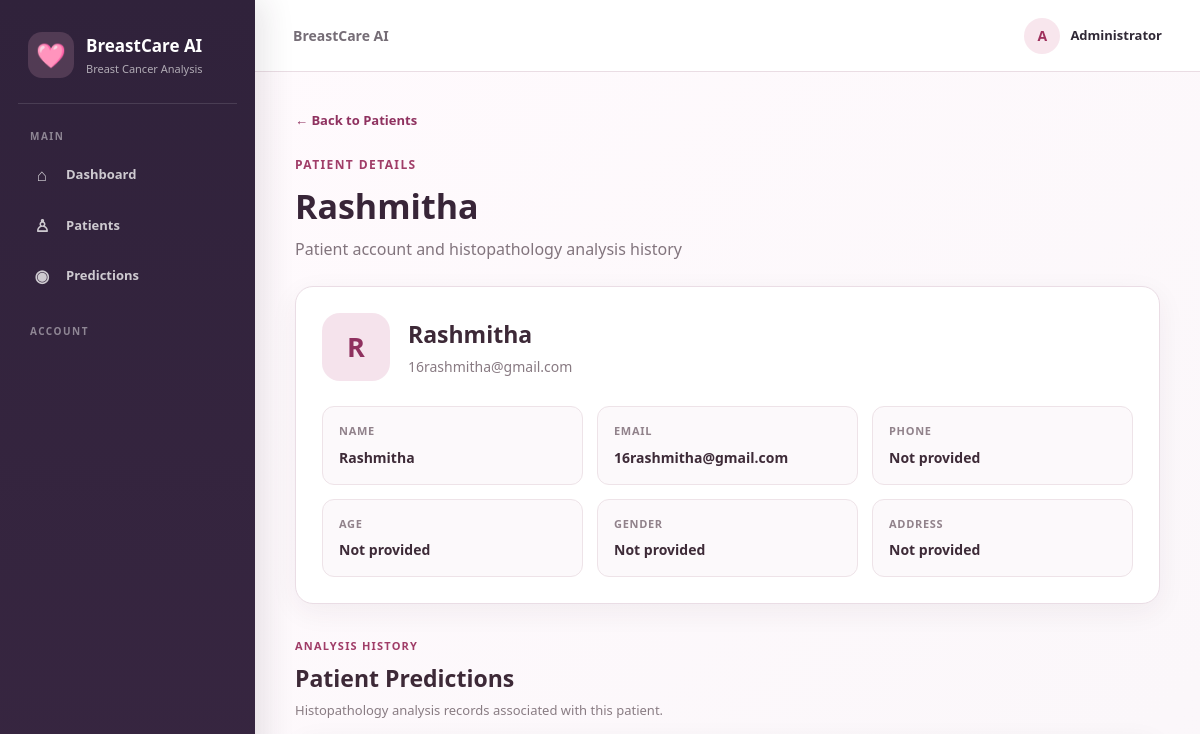
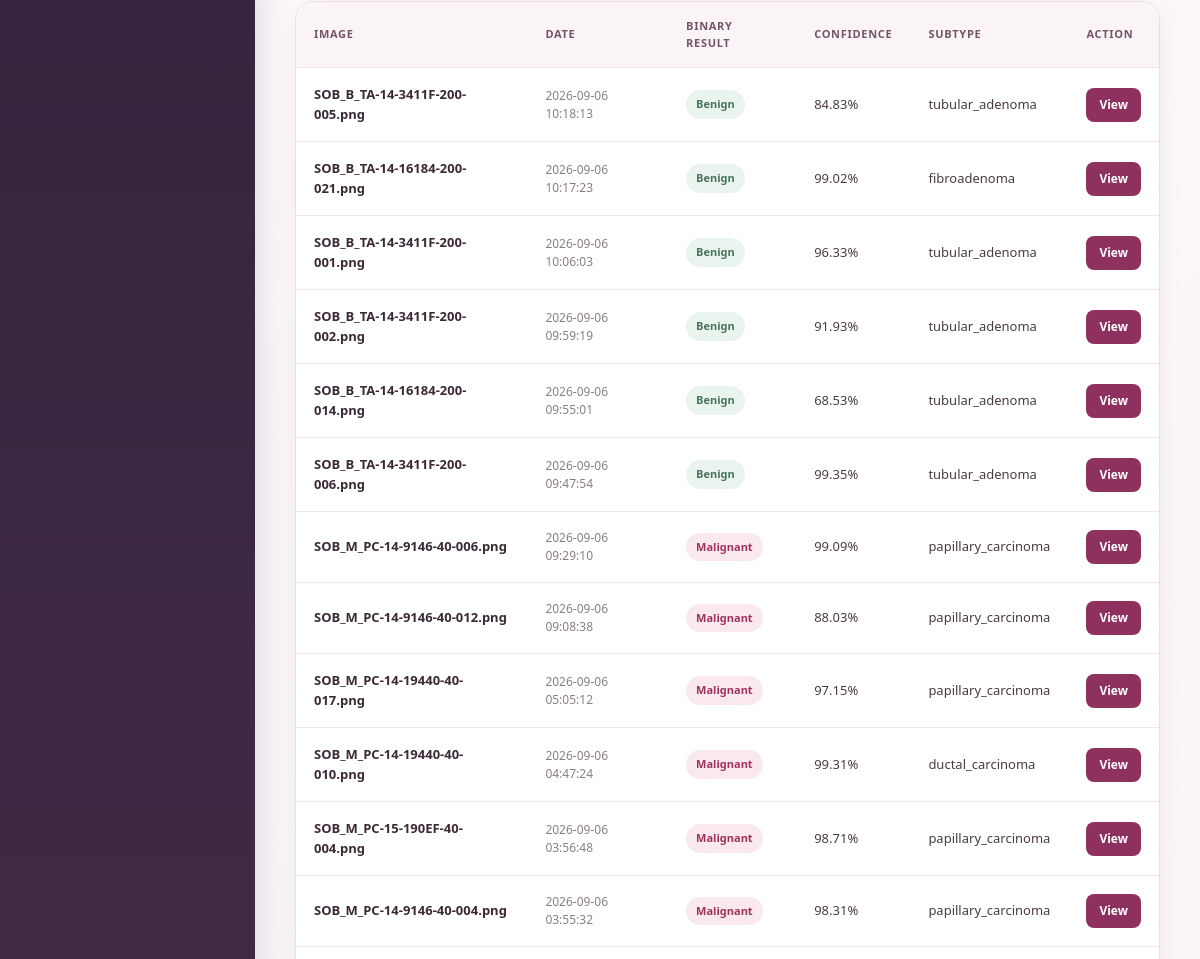
Page /admin/patient/4 (signed in, upper part) on the earlier database version (2 pictures, top to bottom).
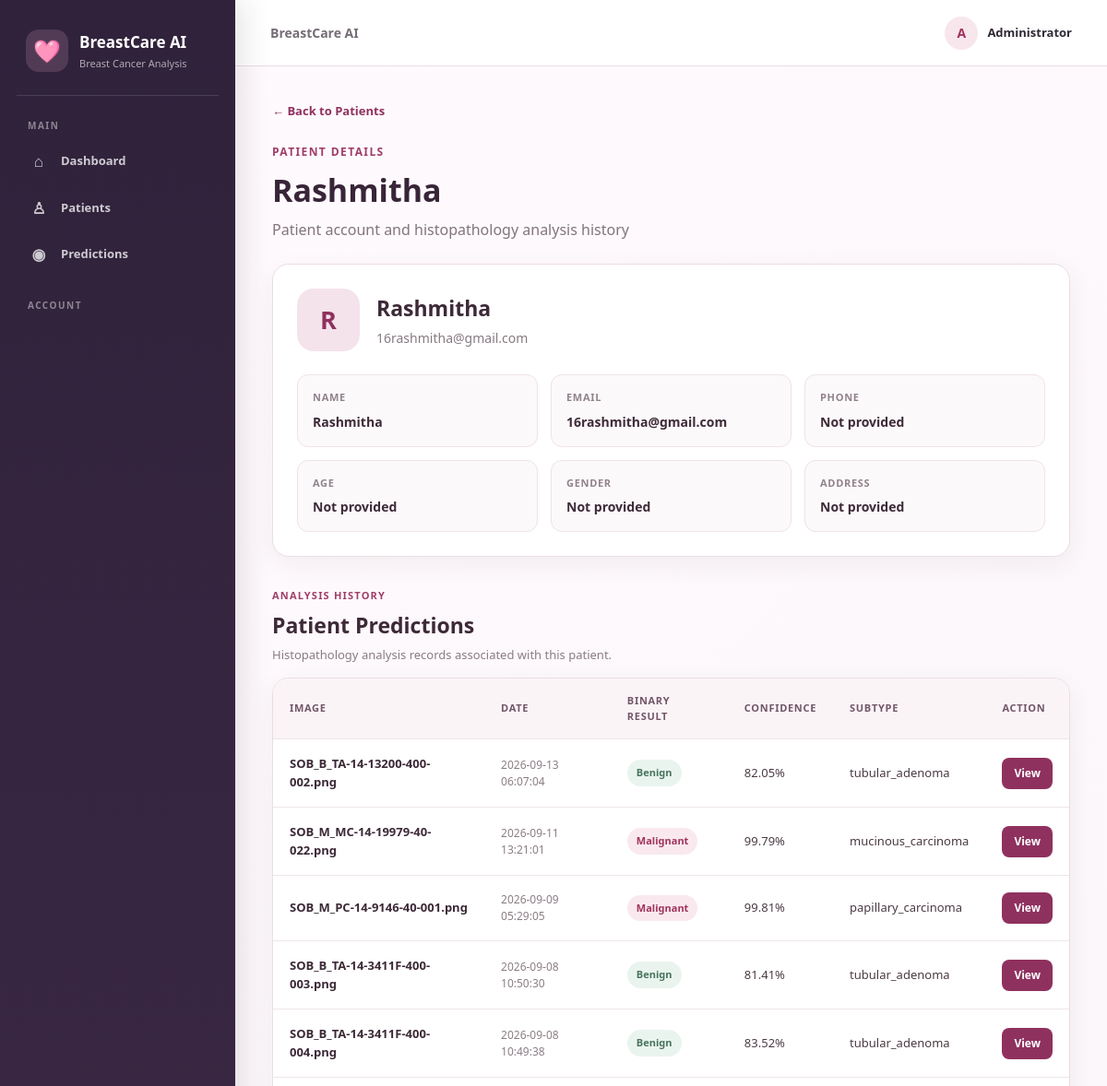
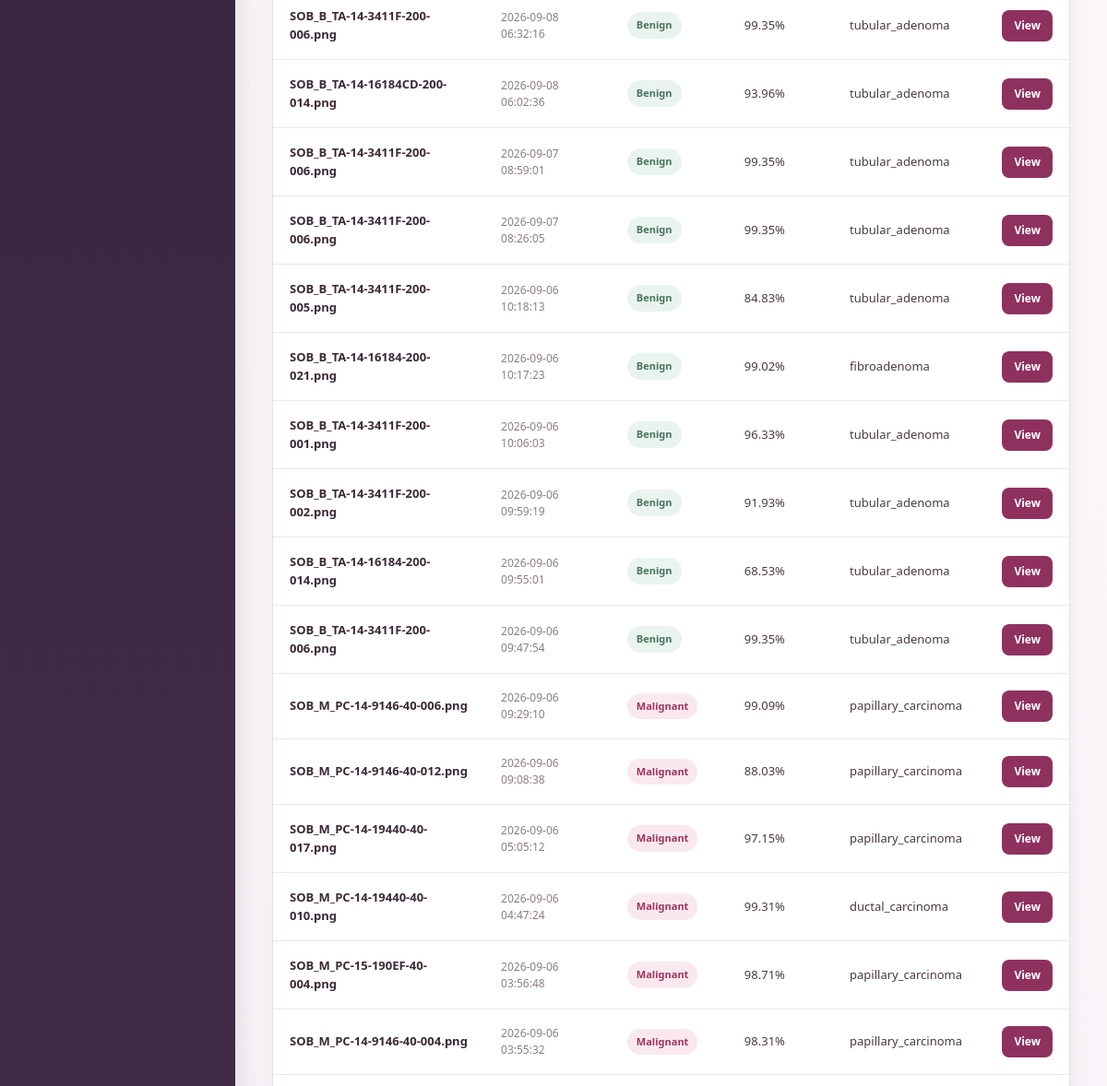
Same page on the later database version (2 pictures, top to bottom).
### tables this page shows
CREATE TABLE predictions (

            id INTEGER PRIMARY KEY AUTOINCREMENT,

            user_id INTEGER NOT NULL,

            original_filename TEXT,

            image_path TEXT,

            gradcam_path TEXT,

            binary_prediction TEXT,

            binary_confidence REAL,

            subclass_prediction TEXT,

            subclass_confidence REAL,

            subclass_probabilities TEXT,

            created_at TIMESTAMP DEFAULT CURRENT_TIMESTAMP,

            FOREIGN KEY(user_id)
                REFERENCES users(id)
        );

### app.py (the view)
@app.route(
    "/admin/patient/<int:user_id>"
)
def admin_patient_detail(
    user_id
):
    check = admin_required()
    if check:
        return check
    user = get_user_by_id(
        user_id
    )
    if user is None:
        return redirect(
            url_for(
                "admin_patients"
            )
        )
    raw_predictions = get_user_predictions(
        user_id
    )
    predictions = []
    for prediction_data in raw_predictions:
        prepared = prepare_prediction_for_template(
            prediction_data
        )
        if prepared:
            predictions.append(
                prepared
            )
    return render_template(
        "admin/patient_detail.html",
        user=user,
        predictions=predictions
    )

### app.py (called while the page is built)
def admin_required():
    if "user_id" not in session:
        return redirect(url_for("login"))
    if session.get("role") != "admin":
        return redirect(url_for("home"))
    return None

def get_cancer_info(name):
    if not name:
        return None
    key = str(name).strip().lower()
    key = key.replace(" ", "_")
    key = key.replace("-", "_")
    return CANCER_INFORMATION.get(key)

### models.py (called while the page is built)
def get_db():
    connection = sqlite3.connect(
        DATABASE_PATH
    )
    connection.row_factory = sqlite3.Row
    return connection

def get_user_by_id(user_id):
    connection = get_db()
    user = connection.execute(
        """
        SELECT *
        FROM users
        WHERE id = ?
        """,
        (user_id,)
    ).fetchone()
    connection.close()
    return user

def get_user_predictions(user_id):
    connection = get_db()
    predictions = connection.execute(
        """
        SELECT *
        FROM predictions
        WHERE user_id = ?
        ORDER BY created_at DESC
        """,
        (user_id,)
    ).fetchall()
    connection.close()
    return predictions

### templates/admin/patient_detail.html (shortened to what the changed rows need)
{% extends "base.html" %}
{% block content %}
<div class="patient-page">
    <div class="patient-header">
        <h1>
            {{ user["name"] }}
        </h1>
    </div>
    <div class="section-header">
        <h2>
            Patient Predictions
        </h2>
    </div>
    <div class="predictions-card">
        {% if predictions %}
        <table class="predictions-table">
            <thead>
                <tr>
                    <th>Image</th>
                    <th>Date</th>
                    <th>Binary Result</th>
                    <th>Confidence</th>
                    <th>Subtype</th>
                    <th>Action</th>
                </tr>
            </thead>
            <tbody>
            {% for prediction in predictions %}
                <tr>
                    <td>
                        <div class="filename">
                            {{ prediction["original_filename"] }}
                        </div>
                    </td>
                    <td>
                        <div class="date">
                            {% if prediction["created_at"] %}
                                {{ prediction["created_at"] }}
                            {% else %}
                                —
                            {% endif %}
                        </div>
                    </td>
                    <td>
                        {% if prediction["binary_prediction"]|lower == "malignant" %}
                            <span class="badge badge-malignant">
                                Malignant
                            </span>
                        {% else %}
                            <span class="badge badge-benign">
                                Benign
                            </span>
                        {% endif %}
                    </td>
                    <td>
                        {{ "%.2f"|format(
                            prediction["binary_confidence"]|float
                            if prediction["binary_confidence"]|float > 1
                            else prediction["binary_confidence"]|float * 100
                        ) }}%
                    </td>
                    <td>
                        {{ prediction["subclass_prediction"] or "—" }}
                    </td>
                    <td>
                        <a
                            href="{{ url_for(
                                'admin_prediction_detail',
                                prediction_id=prediction['id']
                            ) }}"
                            class="view-button"
                        >
                            View
                        </a>
                    </td>
                </tr>
            {% endfor %}
            </tbody>
        </table>
        {% endif %}
    </div>
</div>
{% endblock %}

Differences in the rows shown:
added predictions: original_filename "SOB_B_TA-14-13200-400-002.png", created_at "2026-09-13 06:07:04", binary_prediction "Benign", binary_confidence "82.05", subclass_prediction "tubular_adenoma"
added predictions: original_filename "SOB_M_MC-14-19979-40-022.png", created_at "2026-09-11 13:21:01", binary_prediction "Malignant", binary_confidence "99.79", subclass_prediction "mucinous_carcinoma"
added predictions: original_filename "SOB_M_PC-14-9146-40-001.png", created_at "2026-09-09 05:29:05", binary_prediction "Malignant", binary_confidence "99.81", subclass_prediction "papillary_carcinoma"
added predictions: original_filename "SOB_B_TA-14-3411F-400-003.png", created_at "2026-09-08 10:50:30", binary_prediction "Benign", binary_confidence "81.41", subclass_prediction "tubular_adenoma"
added predictions: original_filename "SOB_B_TA-14-3411F-400-004.png", created_at "2026-09-08 10:49:38", binary_prediction "Benign", binary_confidence "83.52", subclass_prediction "tubular_adenoma"
added predictions: original_filename "SOB_B_TA-14-3411F-200-006.png", created_at "2026-09-08 06:32:16", binary_prediction "Benign", binary_confidence "99.35", subclass_prediction "tubular_adenoma"
added predictions: original_filename "SOB_B_TA-14-16184CD-200-014.png", created_at "2026-09-08 06:02:36", binary_prediction "Benign", binary_confidence "93.96", subclass_prediction "tubular_adenoma"
added predictions: original_filename "SOB_B_TA-14-3411F-200-006.png", created_at "2026-09-07 08:59:01", binary_prediction "Benign", binary_confidence "99.35", subclass_prediction "tubular_adenoma"
added predictions: original_filename "SOB_B_TA-14-3411F-200-006.png", created_at "2026-09-07 08:26:05", binary_prediction "Benign", binary_confidence "99.35", subclass_prediction "tubular_adenoma"
